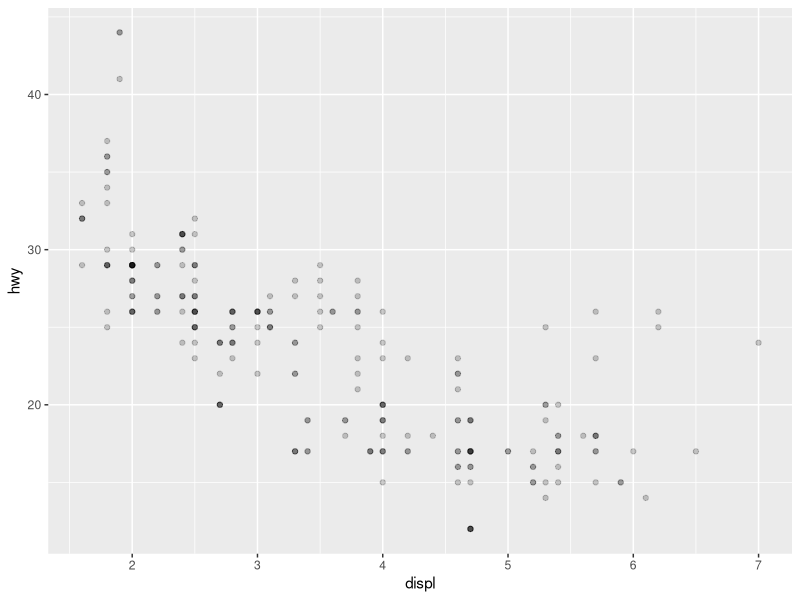
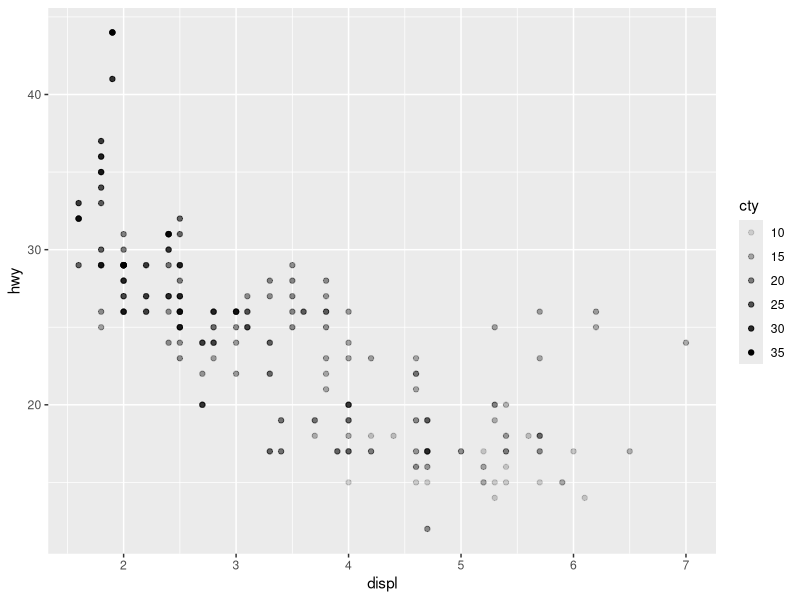
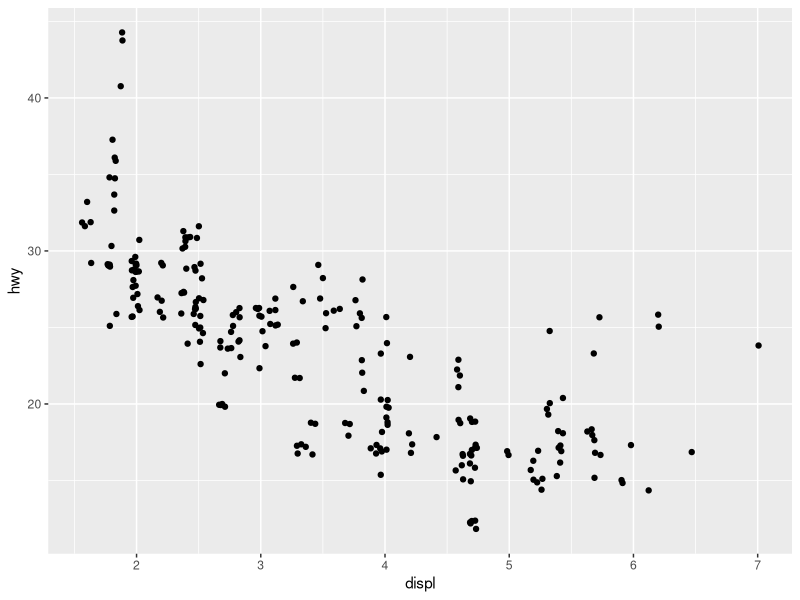
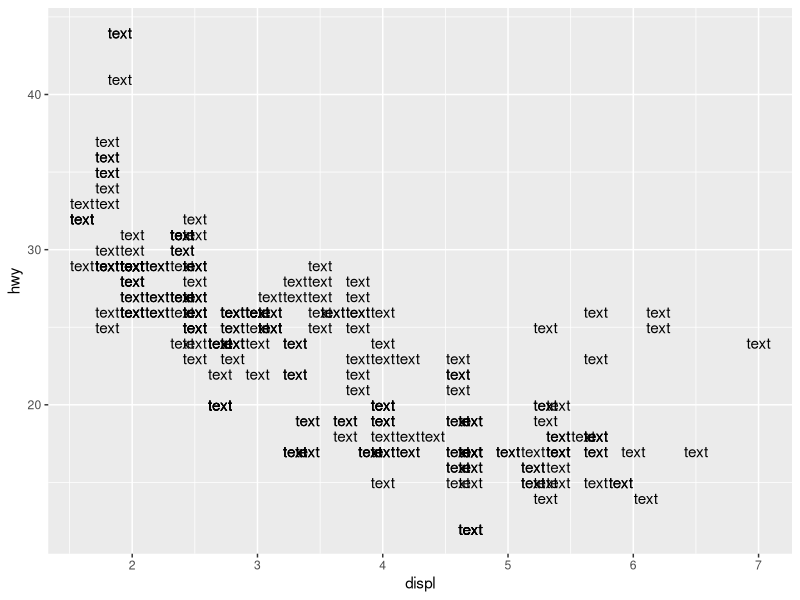
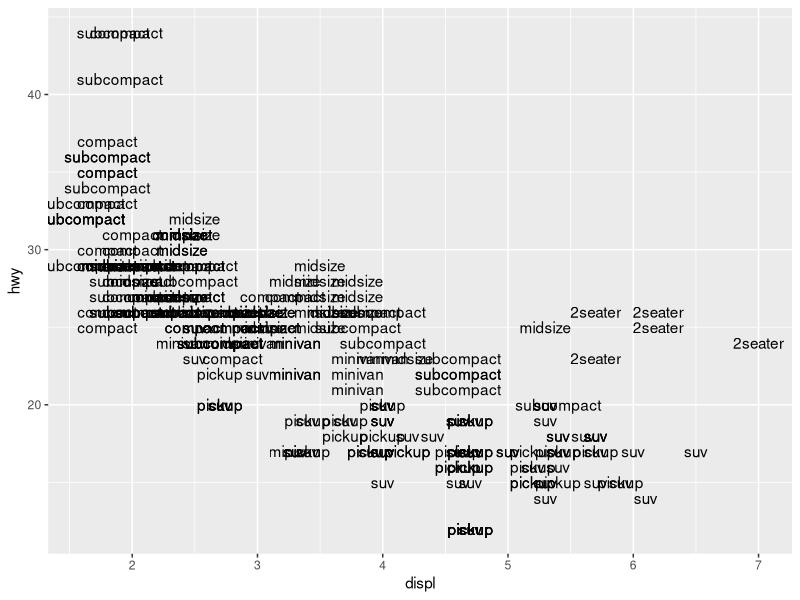
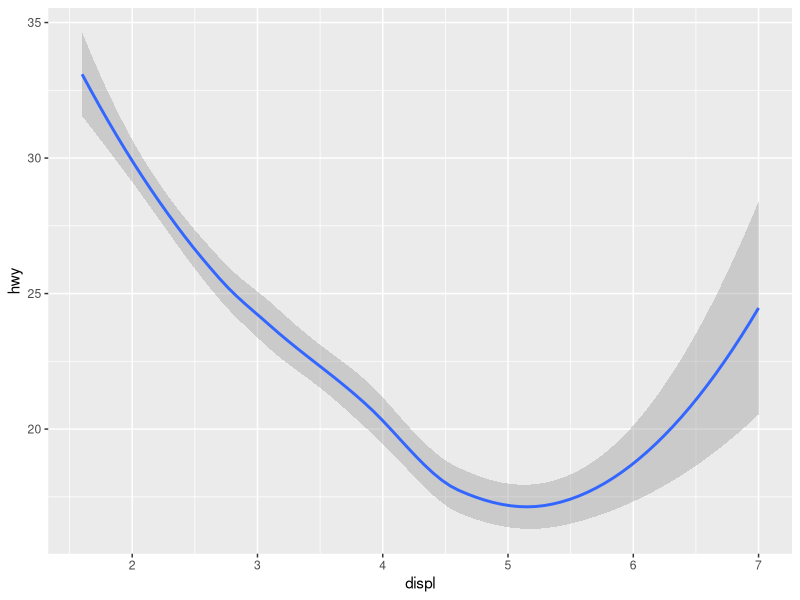

Generate these figures, in order, with R:
library(tidyverse)

ggplot(
  data = mpg,
  mapping = aes(x = displ, y = hwy)
) +
  geom_point(alpha = 0.2)


ggplot(
  data = mpg,
  mapping = aes(x = displ, y = hwy, alpha = cty)
) +
  geom_point()

ggplot(
  data = mpg,
  mapping = aes(x = displ, y = hwy)
) +
  geom_jitter()

ggplot(
  data = mpg,
  mapping = aes(x = displ, y = hwy)
) +
  geom_text(label = "text")

ggplot(
  data = mpg,
  mapping = aes(x = displ, y = hwy, label = class)
) +
  geom_text()

ggplot(
  data = mpg,
  mapping = aes(x = displ, y = hwy)
) +
  geom_smooth()
